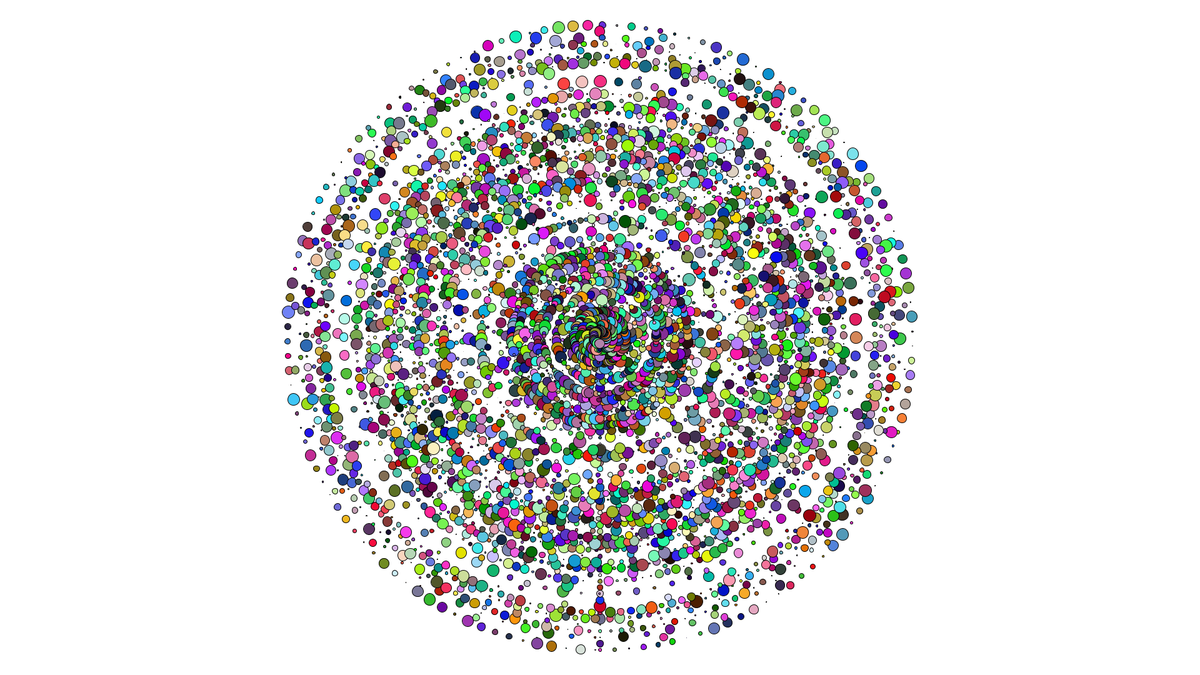
Frame 1 (no input)
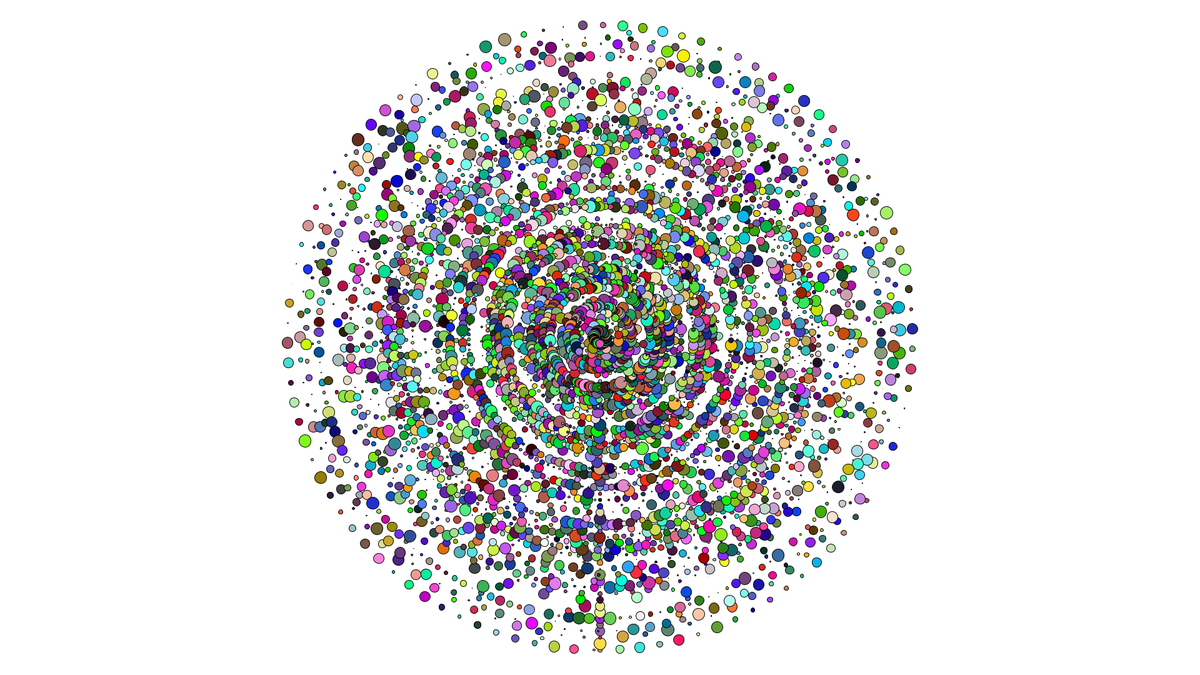
Frame 60 (the mouse pressed at the canvas centre just before this capture)
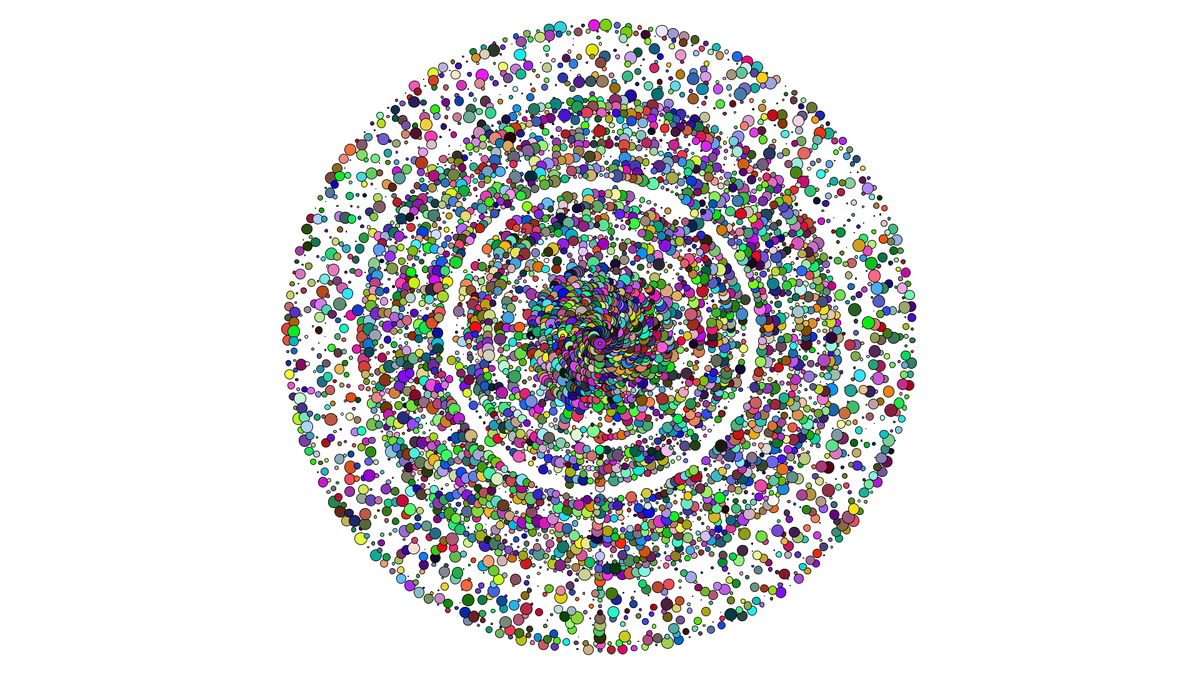
Frame 120 (the mouse held since frame 60 and released just before this capture)

The Processing sketch that drew these frames (run headless with seeded random() and noise(); from frame 60 on, the mouse is pressed at the canvas centre):

// Processing sketch: sketch_200227a
// ── sketch_200227a.pde


int x = 960;
int y = 540;
int steps = 10;
int maxSize = 20;
int maxNumPoints = 2000;
int maxRadius = 500;

void setup() {
  frameRate(24);
   size(1920, 1080); 
}

void draw() {
  
  background(255);
    
  translate(x,y);
  float radius = maxRadius;
  
  while(radius > 0)
  {
    float numPoints = random(maxNumPoints) + 50;
    float angle = TWO_PI / numPoints;
    for(int i = 0; i < numPoints; i+= 10)
    {
      float randomSize = random(maxSize);
      fill(random(255), random(255), random(255));
      ellipse(radius * sin(angle * i), radius*cos(angle * i), randomSize, randomSize);
    }
    radius-= steps;
  } 
}
